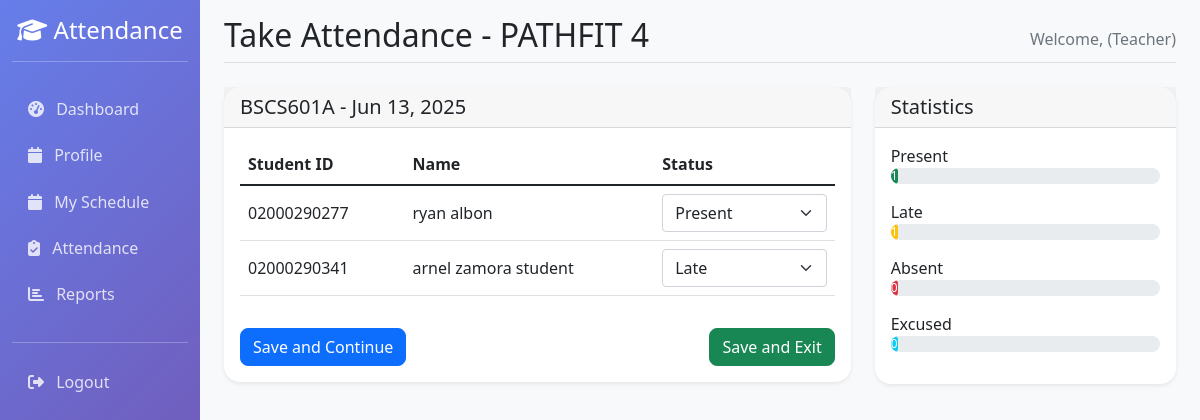
Page /teacher/attendance/take/5b0111a4-07b9-41dd-90b6-9b0f6f3d4152/ (signed in) on the committed database.
### webapp/models.py (models this page shows, shortened)
class AttendanceSession(models.Model):
    STATUS_CHOICES = [
        ('ongoing', 'Ongoing'),
        ('ended', 'Ended'),
        ('cancelled', 'Cancelled')
    ]
    id = models.CharField(max_length=32, primary_key=True)  # This should match what you're using
    schedule = models.ForeignKey('Schedule', on_delete=models.CASCADE)
    date = models.DateField(default=timezone.now)
    status = models.CharField(max_length=20, choices=STATUS_CHOICES, default='ongoing')
    started_at = models.DateTimeField(auto_now_add=True)
    ended_at = models.DateTimeField(null=True, blank=True)
    remarks = models.TextField(blank=True, null=True)

class Schedule(models.Model):
    DAYS_OF_WEEK = (
        ('monday', 'Monday'),
        ('tuesday', 'Tuesday'),
        ('wednesday', 'Wednesday'),
        ('thursday', 'Thursday'),
        ('friday', 'Friday'),
        ('saturday', 'Saturday'),
        ('sunday', 'Sunday'),
    )
    id = models.UUIDField(primary_key=True, default=uuid.uuid4, editable=False)
    teacher = models.ForeignKey(Teacher, on_delete=models.CASCADE)
    subject = models.ForeignKey(Subject, on_delete=models.CASCADE)
    section = models.ForeignKey(Section, on_delete=models.CASCADE)
    day_of_week = models.CharField(max_length=10, choices=DAYS_OF_WEEK)
    start_time = models.TimeField()
    end_time = models.TimeField()
    room = models.CharField(max_length=50, blank=True)
    is_active = models.BooleanField(default=True)
    class Meta:
        unique_together = ['teacher', 'subject', 'section', 'day_of_week', 'start_time']
        ordering = ['day_of_week', 'start_time']

class Subject(models.Model):
    id = models.UUIDField(primary_key=True, default=uuid.uuid4, editable=False)
    name = models.CharField(max_length=100)
    code = models.CharField(max_length=20, unique=True)
    description = models.TextField(blank=True)
    created_at = models.DateTimeField(auto_now_add=True)

class Section(models.Model):
    id = models.UUIDField(primary_key=True, default=uuid.uuid4, editable=False)
    name = models.CharField(max_length=50)
    year_level = models.CharField(max_length=20)
    created_at = models.DateTimeField(auto_now_add=True)

class Attendance(models.Model):
    STATUS_CHOICES = [
        ('present', 'Present'),
        ('absent', 'Absent'),
        ('late', 'Late'),
        ('excused', 'Excused')
    ]
    id = models.CharField(max_length=32, primary_key=True, default=uuid.uuid4)
    session = models.ForeignKey(AttendanceSession, on_delete=models.CASCADE)
    student = models.ForeignKey(Student, on_delete=models.CASCADE)
    status = models.CharField(max_length=20, choices=STATUS_CHOICES, default='absent')
    marked_at = models.DateTimeField(auto_now=True)
    marked_by = models.ForeignKey(settings.AUTH_USER_MODEL, on_delete=models.SET_NULL, null=True)
    remarks = models.TextField(blank=True, null=True)
    class Meta:
        unique_together = ['session', 'student']

class Student(models.Model):
    id = models.UUIDField(primary_key=True, default=uuid.uuid4, editable=False)
    user = models.OneToOneField(CustomUser, on_delete=models.CASCADE)
    student_id = models.CharField(max_length=20, unique=True)
    first_name = models.CharField(max_length=50)
    last_name = models.CharField(max_length=50)
    section = models.ForeignKey(Section, on_delete=models.CASCADE)
    phone = models.CharField(max_length=15, blank=True)
    guardian_name = models.CharField(max_length=100, blank=True)
    guardian_phone = models.CharField(max_length=15, blank=True)

### webapp/teacher_views.py (the view, shortened to what this page needs)
# urls.py: path('attendance/take/<str:session_id>/', teacher_views.take_attendance, name='take_attendance'),
@login_required
def take_attendance(request, session_id):
    if request.user.user_type != 'teacher':
        return redirect('login')
    teacher = get_object_or_404(Teacher, user=request.user)
    session = get_object_or_404(
        AttendanceSession,
        id=session_id,
        schedule__teacher=teacher
    )
    students = Student.objects.filter(section=session.schedule.section)
    attendances = []
    for student in students:
        attendance, created = Attendance.objects.get_or_create(
            session=session,
            student=student,
            defaults={
                'status': 'absent',
                'marked_by': request.user
            }
        )
        attendances.append(attendance)
    stats = calculate_attendance_stats(session)
    context = {
        'session': session,
        'attendances': attendances,
        'stats': stats
    }
    return render(request, 'webapp/teacher/take_attendance.html', context)

### webapp/teacher_views.py (called while the page is built)
def calculate_attendance_stats(session):
    total_students = Student.objects.filter(section=session.schedule.section).distinct().count()
    stats = {
        'present_count': Attendance.objects.filter(
            session=session,
            status='present'
        ).distinct().count(),
        'absent_count': Attendance.objects.filter(
            session=session,
            status='absent'
        ).distinct().count(),
        'late_count': Attendance.objects.filter(
            session=session,
            status='late'
        ).distinct().count(),
        'excused_count': Attendance.objects.filter(
            session=session,
            status='excused'
        ).distinct().count(),
    }
    stats['attendance_percentage'] = round(
        ((stats['present_count'] + stats['late_count']) / total_students * 100)
        if total_students > 0 else 0
    )
    return stats

### webapp/templates/webapp/teacher/take_attendance.html (shortened to what this page needs)
{% extends 'webapp/base.html' %}
{% block page_title %}Take Attendance - {{ session.schedule.subject.name }}{% endblock %}
{% block content %}
<div class="row">
    <div class="col-md-8">
        <div class="card">
            <div class="card-header">
                <h5 class="mb-0">{{ session.schedule.section.name }} - {{ session.date|date:"M d, Y" }}</h5>
            </div>
            <div class="card-body">
                <form method="post">
                    <div class="table-responsive">
                        <table class="table" id="attendance-table">
                            <thead>
                                <tr>
                                    <th>Student ID</th>
                                    <th>Name</th>
                                    <th>Status</th>
                                </tr>
                            </thead>
                            <tbody>
                                {% for attendance in attendances %}
                                <tr>
                                    <td>{{ attendance.student.student_id }}</td>
                                    <td>{{ attendance.student.first_name }} {{ attendance.student.last_name }}</td>
                                    <td>
                                        <select name="status_{{ attendance.id }}"
                                                class="form-select status-select">
                                            <option value="present" {% if attendance.status == 'present' %}selected{% endif %}>
                                                Present
                                            </option>
                                            <option value="late" {% if attendance.status == 'late' %}selected{% endif %}>
                                                Late
                                            </option>
                                        </select>
                                    </td>
                                </tr>
                                {% endfor %}
                            </tbody>
                        </table>
                    </div>
                    <div class="mt-3 d-flex justify-content-between">
                        <button type="submit" name="save_and_continue" class="btn btn-primary">
                            Save and Continue
                        </button>
                        <button type="submit" class="btn btn-success">
                            Save and Exit
                        </button>
                    </div>
                </form>
            </div>
        </div>
    </div>
    <div class="col-md-4">
        <div class="card">
            <div class="card-header">
                <h5 class="mb-0">Statistics</h5>
            </div>
            <div class="card-body">
                <div class="mb-3">
                    <label>Present</label>
                    <div class="progress">
                        <div class="progress-bar bg-success"
                             style="width: {{ stats.present_percentage }}%">
                            {{ stats.present_count }}
                        </div>
                    </div>
                </div>
                <div class="mb-3">
                    <label>Late</label>
                    <div class="progress">
                        <div class="progress-bar bg-warning"
                             style="width: {{ stats.late_percentage }}%">
                            {{ stats.late_count }}
                        </div>
                    </div>
                </div>
                <div class="mb-3">
                    <label>Absent</label>
                    <div class="progress">
                        <div class="progress-bar bg-danger"
                             style="width: {{ stats.absent_percentage }}%">
                            {{ stats.absent_count }}
                        </div>
                    </div>
                </div>
                <div class="mb-3">
                    <label>Excused</label>
                    <div class="progress">
                        <div class="progress-bar bg-info"
                             style="width: {{ stats.excused_percentage }}%">
                            {{ stats.excused_count }}
                        </div>
                    </div>
                </div>
            </div>
        </div>
    </div>
</div>
{% endblock %}

### webapp/templates/webapp/base.html (style rules this page uses)
.card { border: none; border-radius: 1rem; box-shadow: 0 0.125rem 0.25rem rgba(0, 0, 0, 0.075); transition: all 0.3s ease; }
.btn { border-radius: 0.5rem; transition: all 0.3s ease; }
.progress { background-color: #e9ecef; border-radius: 0.5rem; }
.progress-bar { border-radius: 0.5rem; transition: width 0.6s ease; }
.table td { vertical-align: middle; }

### rows in the picture
AttendanceSession: schedule.subject.name "PATHFIT 4", schedule.section.name "BSCS601A", date "Jun 13, 2025"
Attendance: student.student_id "02000290277", student.first_name "ryan", student.last_name "albon", status+id "Present"
Attendance: student.student_id "02000290341", student.first_name "arnel", student.last_name "zamora student", status+id "Late"

### other values in the picture
{{ stats.present_count }} "1"
{{ stats.late_count }} "1"
{{ stats.absent_count }} "0"
{{ stats.excused_count }} "0"
